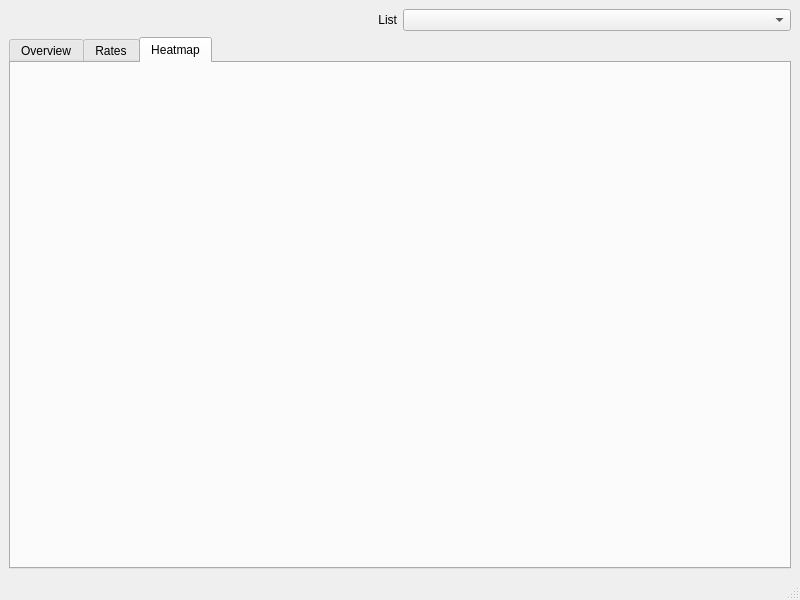
<?xml version="1.0" encoding="UTF-8"?>
<ui version="4.0">
 <class>MainWindow</class>
 <widget class="QMainWindow" name="MainWindow">
  <property name="geometry">
   <rect>
    <x>0</x>
    <y>0</y>
    <width>800</width>
    <height>600</height>
   </rect>
  </property>
  <property name="windowTitle">
   <string>Movers</string>
  </property>
  <widget class="QWidget" name="centralwidget">
   <layout class="QGridLayout" name="gridLayout">
    <item row="0" column="0">
     <layout class="QHBoxLayout" name="horizontalLayout_2">
      <item>
       <widget class="QLabel" name="label_2">
        <property name="text">
         <string>List</string>
        </property>
        <property name="alignment">
         <set>Qt::AlignRight|Qt::AlignTrailing|Qt::AlignVCenter</set>
        </property>
       </widget>
      </item>
      <item>
       <widget class="QComboBox" name="list_selector"/>
      </item>
     </layout>
    </item>
    <item row="1" column="0">
     <widget class="QTabWidget" name="tab_widget">
      <property name="toolTip">
       <string>&lt;html&gt;&lt;head/&gt;&lt;body&gt;&lt;p&gt;Testing&lt;/p&gt;&lt;/body&gt;&lt;/html&gt;</string>
      </property>
      <property name="currentIndex">
       <number>2</number>
      </property>
      <widget class="QWidget" name="overview_tab">
       <property name="accessibleName">
        <string>Movers</string>
       </property>
       <attribute name="title">
        <string>Overview</string>
       </attribute>
       <layout class="QGridLayout" name="gridLayout_4">
        <item row="1" column="0">
         <widget class="QTableView" name="data_ranges_table"/>
        </item>
        <item row="0" column="0">
         <layout class="QGridLayout" name="download_control_layout">
          <item row="1" column="0">
           <layout class="QHBoxLayout" name="download_frame_layout">
            <item>
             <widget class="QLabel" name="label_6">
              <property name="text">
               <string>Gap up/down</string>
              </property>
              <property name="alignment">
               <set>Qt::AlignRight|Qt::AlignTrailing|Qt::AlignVCenter</set>
              </property>
             </widget>
            </item>
           </layout>
          </item>
          <item row="0" column="0">
           <widget class="QLabel" name="label_10">
            <property name="font">
             <font>
              <bold>true</bold>
             </font>
            </property>
            <property name="text">
             <string>Conditions:</string>
            </property>
           </widget>
          </item>
          <item row="2" column="0">
           <widget class="QLabel" name="label_8">
            <property name="font">
             <font>
              <bold>true</bold>
             </font>
            </property>
            <property name="text">
             <string>Available Data:</string>
            </property>
           </widget>
          </item>
         </layout>
        </item>
       </layout>
      </widget>
      <widget class="QWidget" name="rate_tab">
       <attribute name="title">
        <string>Rates</string>
       </attribute>
       <layout class="QGridLayout" name="gridLayout_6">
        <item row="0" column="0">
         <widget class="QTableView" name="data_count_table"/>
        </item>
       </layout>
      </widget>
      <widget class="QWidget" name="heatmap_tab">
       <attribute name="title">
        <string>Heatmap</string>
       </attribute>
       <layout class="QGridLayout" name="gridLayout_7">
        <item row="0" column="0">
         <layout class="QGridLayout" name="heatmap_layout">
          <item row="0" column="0">
           <layout class="QHBoxLayout" name="horizontalLayout_4"/>
          </item>
         </layout>
        </item>
       </layout>
      </widget>
     </widget>
    </item>
   </layout>
  </widget>
  <widget class="QStatusBar" name="statusBar"/>
 </widget>
 <resources/>
 <connections/>
</ui>
